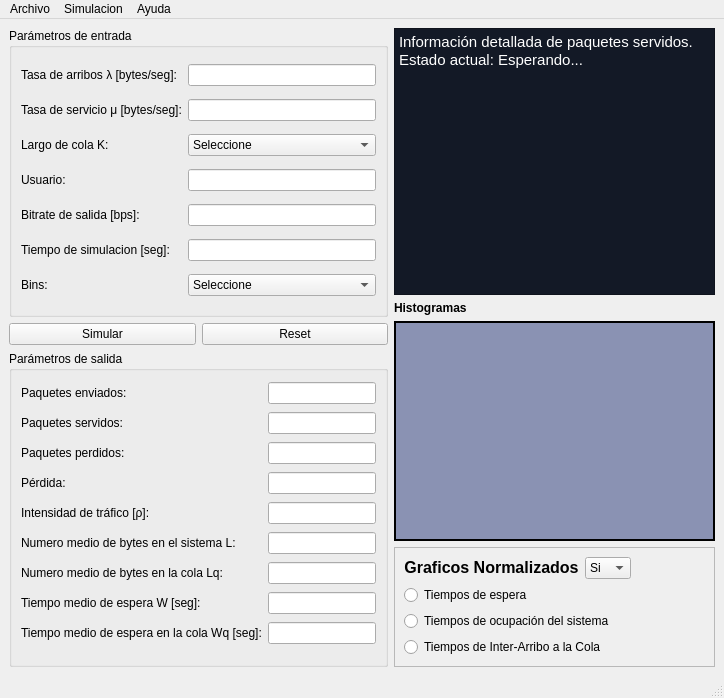
<?xml version="1.0" encoding="UTF-8"?>
<ui version="4.0">
 <class>entrada_salida_mm1k</class>
 <widget class="QMainWindow" name="entrada_salida_mm1k">
  <property name="geometry">
   <rect>
    <x>0</x>
    <y>0</y>
    <width>724</width>
    <height>698</height>
   </rect>
  </property>
  <property name="windowTitle">
   <string>Modelo M/M/1/K</string>
  </property>
  <property name="windowIcon">
   <iconset>
    <normaloff>Im/logo simulatorQ.png</normaloff>Im/logo simulatorQ.png</iconset>
  </property>
  <widget class="QWidget" name="centralwidget">
   <layout class="QGridLayout" name="gridLayout_3">
    <item row="0" column="0" rowspan="4">
     <layout class="QVBoxLayout" name="verticalLayout_4">
      <item>
       <layout class="QVBoxLayout" name="verticalLayout_2">
        <item>
         <widget class="QGroupBox" name="groupBox_entrada">
          <property name="title">
           <string>Parámetros de entrada</string>
          </property>
          <layout class="QGridLayout" name="gridLayout_2">
           <item row="0" column="0">
            <widget class="QLabel" name="label_lambda">
             <property name="text">
              <string>Tasa de arribos λ [bytes/seg]:</string>
             </property>
            </widget>
           </item>
           <item row="0" column="1">
            <widget class="QLineEdit" name="line_lambda"/>
           </item>
           <item row="1" column="0">
            <widget class="QLabel" name="label_mu">
             <property name="text">
              <string>Tasa de servicio μ [bytes/seg]:</string>
             </property>
            </widget>
           </item>
           <item row="1" column="1">
            <widget class="QLineEdit" name="line_mu"/>
           </item>
           <item row="3" column="0">
            <widget class="QLabel" name="label_user">
             <property name="text">
              <string>Usuario:</string>
             </property>
            </widget>
           </item>
           <item row="3" column="1">
            <widget class="QLineEdit" name="line_user">
             <property name="toolTip">
              <string>&lt;html&gt;&lt;head/&gt;&lt;body&gt;&lt;p&gt;Nombre del usuario o cliente que va a utilizar la cola&lt;/p&gt;&lt;/body&gt;&lt;/html&gt;</string>
             </property>
            </widget>
           </item>
           <item row="4" column="1">
            <widget class="QLineEdit" name="line_portrate">
             <property name="toolTip">
              <string>&lt;html&gt;&lt;head/&gt;&lt;body&gt;&lt;p&gt;Tasa de bit que son servidos en la cola&lt;/p&gt;&lt;/body&gt;&lt;/html&gt;</string>
             </property>
            </widget>
           </item>
           <item row="5" column="1">
            <widget class="QLineEdit" name="line_tsim">
             <property name="toolTip">
              <string>&lt;html&gt;&lt;head/&gt;&lt;body&gt;&lt;p&gt;Tiempo recomendado entre 1000 y 100000. Mientras mayor sea el tiempo, mayor la canitdad de paquetes generados, y por ende, mayor uso de CPU.&lt;/p&gt;&lt;/body&gt;&lt;/html&gt;</string>
             </property>
            </widget>
           </item>
           <item row="4" column="0">
            <widget class="QLabel" name="label_portrate">
             <property name="text">
              <string>Bitrate de salida [bps]:</string>
             </property>
            </widget>
           </item>
           <item row="5" column="0">
            <widget class="QLabel" name="label_tsim">
             <property name="text">
              <string>Tiempo de simulacion [seg]:</string>
             </property>
            </widget>
           </item>
           <item row="6" column="0">
            <widget class="QLabel" name="label_bins">
             <property name="text">
              <string>Bins:</string>
             </property>
            </widget>
           </item>
           <item row="6" column="1">
            <widget class="QComboBox" name="comboBox_bins">
             <property name="baseSize">
              <size>
               <width>0</width>
               <height>0</height>
              </size>
             </property>
             <property name="currentIndex">
              <number>0</number>
             </property>
             <item>
              <property name="text">
               <string>Seleccione</string>
              </property>
             </item>
             <item>
              <property name="text">
               <string>50</string>
              </property>
             </item>
             <item>
              <property name="text">
               <string>100</string>
              </property>
             </item>
             <item>
              <property name="text">
               <string>150</string>
              </property>
             </item>
             <item>
              <property name="text">
               <string>200</string>
              </property>
             </item>
            </widget>
           </item>
           <item row="2" column="0">
            <widget class="QLabel" name="label_ql">
             <property name="text">
              <string>Largo de cola K:</string>
             </property>
            </widget>
           </item>
           <item row="2" column="1">
            <widget class="QComboBox" name="comboBox_ql">
             <item>
              <property name="text">
               <string>Seleccione</string>
              </property>
             </item>
             <item>
              <property name="text">
               <string>10</string>
              </property>
             </item>
             <item>
              <property name="text">
               <string>20</string>
              </property>
             </item>
             <item>
              <property name="text">
               <string>30</string>
              </property>
             </item>
             <item>
              <property name="text">
               <string>40</string>
              </property>
             </item>
             <item>
              <property name="text">
               <string>50</string>
              </property>
             </item>
             <item>
              <property name="text">
               <string>60</string>
              </property>
             </item>
             <item>
              <property name="text">
               <string>70</string>
              </property>
             </item>
             <item>
              <property name="text">
               <string>80</string>
              </property>
             </item>
             <item>
              <property name="text">
               <string>90</string>
              </property>
             </item>
             <item>
              <property name="text">
               <string>100</string>
              </property>
             </item>
            </widget>
           </item>
          </layout>
          <zorder>label_portrate</zorder>
          <zorder>line_lambda</zorder>
          <zorder>line_mu</zorder>
          <zorder>label_mu</zorder>
          <zorder>label_tsim</zorder>
          <zorder>line_user</zorder>
          <zorder>line_portrate</zorder>
          <zorder>line_tsim</zorder>
          <zorder>label_user</zorder>
          <zorder>label_lambda</zorder>
          <zorder>label_bins</zorder>
          <zorder>comboBox_bins</zorder>
          <zorder>label_ql</zorder>
          <zorder>comboBox_ql</zorder>
         </widget>
        </item>
        <item>
         <layout class="QHBoxLayout" name="horizontalLayout">
          <item>
           <widget class="QPushButton" name="push_simular">
            <property name="styleSheet">
             <string notr="true"/>
            </property>
            <property name="text">
             <string>Simular</string>
            </property>
           </widget>
          </item>
          <item>
           <widget class="QPushButton" name="push_reset">
            <property name="toolTip">
             <string>&lt;html&gt;&lt;head/&gt;&lt;body&gt;&lt;p&gt;Borrar todos los parámetros de entrada&lt;/p&gt;&lt;/body&gt;&lt;/html&gt;</string>
            </property>
            <property name="text">
             <string>Reset</string>
            </property>
           </widget>
          </item>
         </layout>
        </item>
       </layout>
      </item>
      <item>
       <widget class="QGroupBox" name="groupBox_salida">
        <property name="title">
         <string>Parámetros de salida</string>
        </property>
        <layout class="QGridLayout" name="gridLayout">
         <item row="5" column="1">
          <widget class="QLineEdit" name="line_ocup_sistema"/>
         </item>
         <item row="2" column="0">
          <widget class="QLabel" name="label_pkt_drop">
           <property name="text">
            <string>Paquetes perdidos:</string>
           </property>
          </widget>
         </item>
         <item row="5" column="0">
          <widget class="QLabel" name="label_ocup_sistema">
           <property name="text">
            <string>Numero medio de bytes en el sistema L:</string>
           </property>
          </widget>
         </item>
         <item row="3" column="0">
          <widget class="QLabel" name="label_tasa_perdida">
           <property name="text">
            <string>Pérdida:</string>
           </property>
          </widget>
         </item>
         <item row="3" column="1">
          <widget class="QLineEdit" name="line_tasa_perdida">
           <property name="toolTip">
            <string>&lt;html&gt;&lt;head/&gt;&lt;body&gt;&lt;p&gt;Tasa de paquetes perdidos&lt;/p&gt;&lt;/body&gt;&lt;/html&gt;</string>
           </property>
          </widget>
         </item>
         <item row="0" column="1">
          <widget class="QLineEdit" name="line_pkt_enviados">
           <property name="toolTip">
            <string>&lt;html&gt;&lt;head/&gt;&lt;body&gt;&lt;p&gt;Cantidad de paquetes que envía el cliente&lt;/p&gt;&lt;/body&gt;&lt;/html&gt;</string>
           </property>
          </widget>
         </item>
         <item row="2" column="1">
          <widget class="QLineEdit" name="line_pkt_drop">
           <property name="toolTip">
            <string>&lt;html&gt;&lt;head/&gt;&lt;body&gt;&lt;p&gt;Cantidad de paquetes que no entran a la cola por haber alcanzado el limite de la misma&lt;/p&gt;&lt;/body&gt;&lt;/html&gt;</string>
           </property>
          </widget>
         </item>
         <item row="0" column="0">
          <widget class="QLabel" name="label_pkt_enviados">
           <property name="text">
            <string>Paquetes enviados:</string>
           </property>
          </widget>
         </item>
         <item row="1" column="1">
          <widget class="QLineEdit" name="line_pkt_recibidos">
           <property name="toolTip">
            <string>&lt;html&gt;&lt;head/&gt;&lt;body&gt;&lt;p&gt;Cantidad de paquetes que llegan al servidor&lt;/p&gt;&lt;/body&gt;&lt;/html&gt;</string>
           </property>
          </widget>
         </item>
         <item row="7" column="0">
          <widget class="QLabel" name="label_twait_medio">
           <property name="text">
            <string>Tiempo medio de espera W [seg]:</string>
           </property>
          </widget>
         </item>
         <item row="7" column="1">
          <widget class="QLineEdit" name="line_twait_medio"/>
         </item>
         <item row="8" column="1">
          <widget class="QLineEdit" name="line_espera_cola_Wq"/>
         </item>
         <item row="8" column="0">
          <widget class="QLabel" name="label_espera_cola_Wq">
           <property name="text">
            <string>Tiempo medio de espera en la cola Wq [seg]:</string>
           </property>
          </widget>
         </item>
         <item row="1" column="0">
          <widget class="QLabel" name="label_pkt_recibidos">
           <property name="text">
            <string>Paquetes servidos:</string>
           </property>
          </widget>
         </item>
         <item row="4" column="0">
          <widget class="QLabel" name="label_inten_trafico">
           <property name="text">
            <string>Intensidad de tráfico [ρ]: </string>
           </property>
          </widget>
         </item>
         <item row="4" column="1">
          <widget class="QLineEdit" name="line_inten_trafico">
           <property name="toolTip">
            <string>&lt;html&gt;&lt;head/&gt;&lt;body&gt;&lt;p&gt;Factor de utilización del sistema&lt;/p&gt;&lt;/body&gt;&lt;/html&gt;</string>
           </property>
          </widget>
         </item>
         <item row="6" column="0">
          <widget class="QLabel" name="label_ocup_cola_Lq">
           <property name="text">
            <string>Numero medio de bytes en la cola Lq:</string>
           </property>
          </widget>
         </item>
         <item row="6" column="1">
          <widget class="QLineEdit" name="line_ocup_cola_Lq"/>
         </item>
        </layout>
       </widget>
      </item>
     </layout>
    </item>
    <item row="0" column="1">
     <widget class="QTextEdit" name="text_consola">
      <property name="styleSheet">
       <string notr="true">background-color: rgb(19, 25, 38);
selection-color: rgb(52, 247, 136);
selection-background-color: rgb(255, 255, 255);
alternate-background-color: rgb(255, 255, 255);</string>
      </property>
      <property name="html">
       <string>&lt;!DOCTYPE HTML PUBLIC &quot;-//W3C//DTD HTML 4.0//EN&quot; &quot;http://www.w3.org/TR/REC-html40/strict.dtd&quot;&gt;
&lt;html&gt;&lt;head&gt;&lt;meta name=&quot;qrichtext&quot; content=&quot;1&quot; /&gt;&lt;style type=&quot;text/css&quot;&gt;
p, li { white-space: pre-wrap; }
&lt;/style&gt;&lt;/head&gt;&lt;body style=&quot; font-family:'Ubuntu'; font-size:11pt; font-weight:400; font-style:normal;&quot;&gt;
&lt;p style=&quot; margin-top:0px; margin-bottom:0px; margin-left:0px; margin-right:0px; -qt-block-indent:0; text-indent:0px;&quot;&gt;&lt;span style=&quot; color:#ffffff;&quot;&gt;Información detallada de paquetes servidos.&lt;/span&gt;&lt;/p&gt;
&lt;p style=&quot; margin-top:0px; margin-bottom:0px; margin-left:0px; margin-right:0px; -qt-block-indent:0; text-indent:0px;&quot;&gt;&lt;span style=&quot; color:#ffffff;&quot;&gt;Estado actual: Esperando...&lt;/span&gt;&lt;/p&gt;&lt;/body&gt;&lt;/html&gt;</string>
      </property>
     </widget>
    </item>
    <item row="1" column="1">
     <widget class="QLabel" name="label_histogramas">
      <property name="text">
       <string>&lt;html&gt;&lt;head/&gt;&lt;body&gt;&lt;p&gt;&lt;span style=&quot; font-weight:600;&quot;&gt;Histogramas&lt;/span&gt;&lt;/p&gt;&lt;/body&gt;&lt;/html&gt;</string>
      </property>
     </widget>
    </item>
    <item row="2" column="1">
     <widget class="QLabel" name="label_imagen">
      <property name="minimumSize">
       <size>
        <width>20</width>
        <height>220</height>
       </size>
      </property>
      <property name="baseSize">
       <size>
        <width>200</width>
        <height>0</height>
       </size>
      </property>
      <property name="styleSheet">
       <string notr="true">background-color: rgb(138, 146, 179);</string>
      </property>
      <property name="frameShape">
       <enum>QFrame::WinPanel</enum>
      </property>
      <property name="text">
       <string>&lt;html&gt;&lt;head/&gt;&lt;body&gt;&lt;p align=&quot;center&quot;&gt;&lt;br/&gt;&lt;/p&gt;&lt;/body&gt;&lt;/html&gt;</string>
      </property>
      <property name="alignment">
       <set>Qt::AlignCenter</set>
      </property>
     </widget>
    </item>
    <item row="3" column="1">
     <widget class="QFrame" name="frame">
      <property name="layoutDirection">
       <enum>Qt::RightToLeft</enum>
      </property>
      <property name="frameShape">
       <enum>QFrame::StyledPanel</enum>
      </property>
      <property name="frameShadow">
       <enum>QFrame::Raised</enum>
      </property>
      <layout class="QVBoxLayout" name="verticalLayout_3">
       <item>
        <layout class="QHBoxLayout" name="horizontalLayout_2">
         <item>
          <spacer name="horizontalSpacer">
           <property name="orientation">
            <enum>Qt::Horizontal</enum>
           </property>
           <property name="sizeHint" stdset="0">
            <size>
             <width>40</width>
             <height>20</height>
            </size>
           </property>
          </spacer>
         </item>
         <item>
          <widget class="QComboBox" name="comboBox_norm">
           <property name="maximumSize">
            <size>
             <width>50</width>
             <height>16777215</height>
            </size>
           </property>
           <property name="contextMenuPolicy">
            <enum>Qt::DefaultContextMenu</enum>
           </property>
           <property name="layoutDirection">
            <enum>Qt::LeftToRight</enum>
           </property>
           <property name="currentIndex">
            <number>0</number>
           </property>
           <item>
            <property name="text">
             <string>Si</string>
            </property>
           </item>
           <item>
            <property name="text">
             <string>No</string>
            </property>
           </item>
          </widget>
         </item>
         <item>
          <widget class="QLabel" name="label_graf_norm">
           <property name="text">
            <string>&lt;html&gt;&lt;head/&gt;&lt;body&gt;&lt;p align=&quot;center&quot;&gt;&lt;span style=&quot; font-size:12pt; font-weight:600;&quot;&gt;Graficos Normalizados&lt;/span&gt;&lt;/p&gt;&lt;/body&gt;&lt;/html&gt;</string>
           </property>
          </widget>
         </item>
        </layout>
       </item>
       <item>
        <widget class="QRadioButton" name="radio_tespera">
         <property name="layoutDirection">
          <enum>Qt::LeftToRight</enum>
         </property>
         <property name="text">
          <string>Tiempos de espera</string>
         </property>
        </widget>
       </item>
       <item>
        <widget class="QRadioButton" name="radio_tocup_sist">
         <property name="layoutDirection">
          <enum>Qt::LeftToRight</enum>
         </property>
         <property name="text">
          <string>Tiempos de ocupación del sistema</string>
         </property>
        </widget>
       </item>
       <item>
        <widget class="QRadioButton" name="radio_tinter_arribo">
         <property name="layoutDirection">
          <enum>Qt::LeftToRight</enum>
         </property>
         <property name="text">
          <string>Tiempos de Inter-Arribo a la Cola</string>
         </property>
        </widget>
       </item>
      </layout>
     </widget>
    </item>
   </layout>
   <zorder>label_imagen</zorder>
   <zorder>text_consola</zorder>
   <zorder>frame</zorder>
   <zorder>label_histogramas</zorder>
   <zorder></zorder>
  </widget>
  <widget class="QStatusBar" name="statusbar"/>
  <widget class="QMenuBar" name="menuBar">
   <property name="geometry">
    <rect>
     <x>0</x>
     <y>0</y>
     <width>724</width>
     <height>25</height>
    </rect>
   </property>
   <widget class="QMenu" name="menuAyuda">
    <property name="title">
     <string>Ayuda</string>
    </property>
    <widget class="QMenu" name="menuDocumentacion">
     <property name="title">
      <string>Documentacion</string>
     </property>
     <widget class="QMenu" name="menuLibrerias_utilizadas">
      <property name="title">
       <string>Librerias utilizadas</string>
      </property>
      <addaction name="actionSimpy"/>
      <addaction name="actionNumpy"/>
      <addaction name="actionRandom"/>
      <addaction name="actionSimComponents"/>
     </widget>
     <addaction name="actionSobre_Python_2"/>
     <addaction name="actionSobre_PyQt5_2"/>
     <addaction name="actionSobre_SimuladorQ"/>
     <addaction name="menuLibrerias_utilizadas"/>
    </widget>
    <widget class="QMenu" name="menuInformacion_adicional">
     <property name="title">
      <string>Informacion adicional</string>
     </property>
     <addaction name="actionTutorial_Python"/>
     <addaction name="actionTutorial_PyQt"/>
     <addaction name="actionGeneradores_y_corutinas_Python"/>
    </widget>
    <addaction name="menuDocumentacion"/>
    <addaction name="menuInformacion_adicional"/>
    <addaction name="separator"/>
    <addaction name="actionAcerca_de_SimuladorQ"/>
   </widget>
   <widget class="QMenu" name="menuArchivo">
    <property name="title">
     <string>Archivo</string>
    </property>
    <widget class="QMenu" name="menuGuardar">
     <property name="title">
      <string>Guardar</string>
     </property>
     <addaction name="actionParametros_de_entrada"/>
     <addaction name="actionParametros_de_salida"/>
     <addaction name="actionInformacion_de_secuencia_de_paquetes"/>
     <addaction name="actionTodo"/>
    </widget>
    <addaction name="actionRegresar"/>
    <addaction name="separator"/>
    <addaction name="actionReiniciar_2"/>
    <addaction name="separator"/>
    <addaction name="actionImportar_datos"/>
    <addaction name="menuGuardar"/>
    <addaction name="separator"/>
    <addaction name="actionSalir"/>
   </widget>
   <widget class="QMenu" name="menuSimulacion">
    <property name="title">
     <string>Simulacion</string>
    </property>
    <addaction name="actionCorrer_simulacion"/>
    <addaction name="actionResetear_parametros"/>
   </widget>
   <addaction name="menuArchivo"/>
   <addaction name="menuSimulacion"/>
   <addaction name="menuAyuda"/>
  </widget>
  <action name="actionExportar_parametros_de_salida">
   <property name="text">
    <string>Parametros de salida</string>
   </property>
  </action>
  <action name="actionExportar_informacion_de_secuencia_de_paquetes">
   <property name="text">
    <string>Informacion de secuencia de paquetes</string>
   </property>
  </action>
  <action name="actionExportar_graficos_normalizados">
   <property name="text">
    <string>Graficos normalizados</string>
   </property>
  </action>
  <action name="actionGraficos_no_normalizados">
   <property name="text">
    <string>Graficos no normalizados</string>
   </property>
  </action>
  <action name="actionReiniciar">
   <property name="text">
    <string>Reiniciar</string>
   </property>
  </action>
  <action name="actionSalir">
   <property name="text">
    <string>Salir</string>
   </property>
  </action>
  <action name="actionParametros_de_salida">
   <property name="text">
    <string>Parametros de salida</string>
   </property>
  </action>
  <action name="actionInformacion_de_secuencia_de_paquetes">
   <property name="text">
    <string>Informacion de secuencia de paquetes</string>
   </property>
  </action>
  <action name="actionNormalizados">
   <property name="text">
    <string>Normalizados</string>
   </property>
  </action>
  <action name="actionSin_normalizar">
   <property name="text">
    <string>Sin normalizar</string>
   </property>
  </action>
  <action name="actionTodo">
   <property name="text">
    <string>Todo</string>
   </property>
  </action>
  <action name="actionSobre_PyQt5">
   <property name="text">
    <string>Sobre PyQt5</string>
   </property>
  </action>
  <action name="actionSobre_Python">
   <property name="text">
    <string>Sobre Python</string>
   </property>
  </action>
  <action name="actionSobre_PyQt5_2">
   <property name="text">
    <string>Sobre PyQt5</string>
   </property>
  </action>
  <action name="actionSobre_Python_2">
   <property name="text">
    <string>Sobre Python</string>
   </property>
  </action>
  <action name="actionSimpy">
   <property name="text">
    <string>Simpy</string>
   </property>
  </action>
  <action name="actionNumpy">
   <property name="text">
    <string>Numpy</string>
   </property>
  </action>
  <action name="actionRandom">
   <property name="text">
    <string>Random</string>
   </property>
  </action>
  <action name="actionSimComponents">
   <property name="text">
    <string>SimComponents</string>
   </property>
  </action>
  <action name="actionParametros_de_entrada">
   <property name="text">
    <string>Parametros de entrada</string>
   </property>
  </action>
  <action name="actionImportar_datos">
   <property name="text">
    <string>Importar datos</string>
   </property>
  </action>
  <action name="actionCodigo_fuente">
   <property name="text">
    <string>Codigo fuente</string>
   </property>
  </action>
  <action name="actionCorrer_simulacion">
   <property name="text">
    <string>Correr simulacion</string>
   </property>
  </action>
  <action name="actionInterrumpir_simulacion_actual">
   <property name="text">
    <string>Interrumpir simulacion actual</string>
   </property>
  </action>
  <action name="actionResetear_parametros">
   <property name="text">
    <string>Resetear parametros</string>
   </property>
  </action>
  <action name="actionReiniciar_2">
   <property name="text">
    <string>Reiniciar</string>
   </property>
  </action>
  <action name="actionRegresar">
   <property name="text">
    <string>Regresar a pantalla principal</string>
   </property>
  </action>
  <action name="actionSimuladorQ">
   <property name="text">
    <string>SimuladorQ</string>
   </property>
  </action>
  <action name="actionSobre_SimuladorQ">
   <property name="text">
    <string>Sobre SimuladorQ</string>
   </property>
  </action>
  <action name="actionAcerca_de_SimuladorQ">
   <property name="text">
    <string>Acerca de SimuladorQ</string>
   </property>
  </action>
  <action name="actionTutorial_Python">
   <property name="text">
    <string>Tutorial Python</string>
   </property>
  </action>
  <action name="actionTutorial_PyQt">
   <property name="text">
    <string>Tutorial PyQt</string>
   </property>
  </action>
  <action name="actionGeneradores_y_corutinas_Python">
   <property name="text">
    <string>Generadores y corutinas [Python]</string>
   </property>
  </action>
 </widget>
 <tabstops>
  <tabstop>line_lambda</tabstop>
  <tabstop>line_mu</tabstop>
  <tabstop>comboBox_ql</tabstop>
  <tabstop>line_user</tabstop>
  <tabstop>line_portrate</tabstop>
  <tabstop>line_tsim</tabstop>
  <tabstop>comboBox_bins</tabstop>
  <tabstop>push_simular</tabstop>
  <tabstop>push_reset</tabstop>
  <tabstop>line_pkt_enviados</tabstop>
  <tabstop>line_pkt_recibidos</tabstop>
  <tabstop>line_pkt_drop</tabstop>
  <tabstop>line_tasa_perdida</tabstop>
  <tabstop>line_inten_trafico</tabstop>
  <tabstop>line_ocup_sistema</tabstop>
  <tabstop>line_ocup_cola_Lq</tabstop>
  <tabstop>line_twait_medio</tabstop>
  <tabstop>line_espera_cola_Wq</tabstop>
  <tabstop>text_consola</tabstop>
  <tabstop>comboBox_norm</tabstop>
  <tabstop>radio_tespera</tabstop>
  <tabstop>radio_tocup_sist</tabstop>
  <tabstop>radio_tinter_arribo</tabstop>
 </tabstops>
 <resources/>
 <connections>
  <connection>
   <sender>push_reset</sender>
   <signal>clicked()</signal>
   <receiver>line_tsim</receiver>
   <slot>clear()</slot>
   <hints>
    <hint type="sourcelabel">
     <x>247</x>
     <y>316</y>
    </hint>
    <hint type="destinationlabel">
     <x>356</x>
     <y>245</y>
    </hint>
   </hints>
  </connection>
  <connection>
   <sender>push_reset</sender>
   <signal>clicked()</signal>
   <receiver>line_portrate</receiver>
   <slot>clear()</slot>
   <hints>
    <hint type="sourcelabel">
     <x>220</x>
     <y>324</y>
    </hint>
    <hint type="destinationlabel">
     <x>335</x>
     <y>204</y>
    </hint>
   </hints>
  </connection>
  <connection>
   <sender>push_reset</sender>
   <signal>clicked()</signal>
   <receiver>line_user</receiver>
   <slot>clear()</slot>
   <hints>
    <hint type="sourcelabel">
     <x>248</x>
     <y>316</y>
    </hint>
    <hint type="destinationlabel">
     <x>318</x>
     <y>175</y>
    </hint>
   </hints>
  </connection>
  <connection>
   <sender>push_reset</sender>
   <signal>clicked()</signal>
   <receiver>line_mu</receiver>
   <slot>clear()</slot>
   <hints>
    <hint type="sourcelabel">
     <x>226</x>
     <y>326</y>
    </hint>
    <hint type="destinationlabel">
     <x>299</x>
     <y>109</y>
    </hint>
   </hints>
  </connection>
  <connection>
   <sender>push_reset</sender>
   <signal>clicked()</signal>
   <receiver>line_lambda</receiver>
   <slot>clear()</slot>
   <hints>
    <hint type="sourcelabel">
     <x>240</x>
     <y>316</y>
    </hint>
    <hint type="destinationlabel">
     <x>282</x>
     <y>84</y>
    </hint>
   </hints>
  </connection>
 </connections>
</ui>
